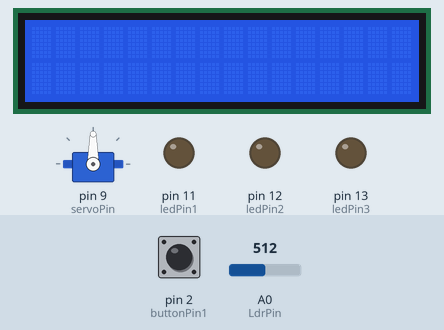
This sketch was run on a simulated Arduino Uno, built with avr-gcc and run on an emulated ATmega328P. Parts: 16×2 character LCD, servo, output pins drawn as LEDs (lit = HIGH). Inputs (shaded band) come from the test bench; at power-on: pin 2 (buttonPin1) LOW, A0 (LdrPin) = 512. What the sketch prints to the serial monitor is not drawn.

Above: at 1.2 s.
1.3 s: pin 2 (buttonPin1) pulled HIGH for 0.15 s
At 1.42 s:
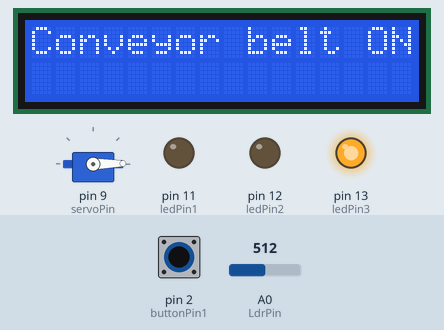
At 2.69 s:
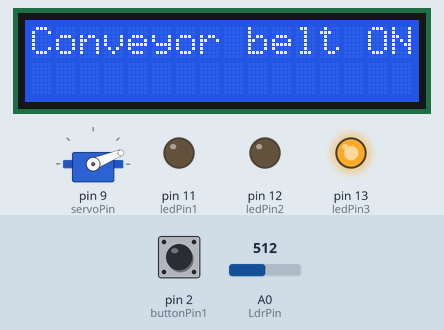
3.1 s: A0 (LdrPin) set to 0
At 3.69 s:
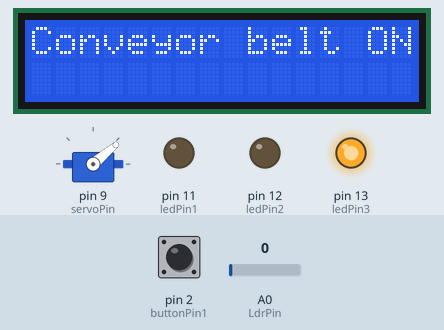
5.3 s: A0 (LdrPin) set to 122
7.5 s: pin 2 (buttonPin1) pulled HIGH for 1 s
Timing chart, 0 to 16.9 s (numbered marks = the images above; inputs shaded):
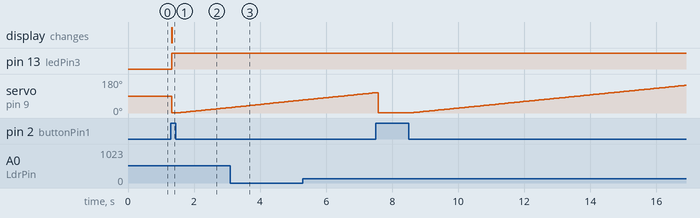

The sketch:

convetorBelt_group5.ino
```cpp
#include "LiquidCrystal_I2C.h"
#include <Servo.h>

#define LdrPin A0  // the cell and 10K pulldown are connected to a0
#define servoPin 9
#define LOW_BOUNDARY 110
#define HIGH_BOUNDARY 150

Servo servo;
LiquidCrystal_I2C lcd_1(0x27, 16, 2);

// PHOTO RESISTORS ITMES
int LdrValue = 0;  // the analog reading from the sensor divider
int LedBrightness=0;
// BUTTONS
int buttonPin1 = 2;
int buttonStatus1 = 0;
// LEDS
int ledPin1 = 11;
int ledPin2 = 12;
int ledPin3 = 13;
// CONVEYOR'S CAPABILITIES
bool isStart = 0;
int angle = 0;
bool shouldCont = true;
int checkWarning = 0;
int counter = 0;
bool wasUnder = false;
bool Direction = true;

void setup(void) {
  /// innit lcd display
  lcd_1.init();
  lcd_1.backlight();
  // buttons
  pinMode(buttonPin1, INPUT);
  // photoresistor
  pinMode(LdrPin, INPUT);
  // led (red, green, yellow)
  pinMode(ledPin1, OUTPUT);
  pinMode(ledPin2, OUTPUT);
  pinMode(ledPin3, OUTPUT);
  Serial.begin(9600);
  servo.attach(servoPin);
}
void loop(void) {

  buttonStatus1 = digitalRead(buttonPin1);

  if (buttonStatus1 == 1) {  // start the conveyor
    lcdDisplay("Conveyor belt ON");
    analogWrite(ledPin3, 225);
    newFactory(); // start a new conveyor process
  }
  if (shouldCont && isStart) {
    LdrValue = analogRead(A0);
    // prints for calibration
    Serial.print("LDR is reading");
    Serial.println("this value->");
	  Serial.println(LdrValue);
    Serial.println("counter value is:");
    Serial.println(counter);


    // if light is absorbed by the resistor
    //the conveyor did full rotation
    if (LdrValue < LOW_BOUNDARY) {
      wasUnder = true;
    }
    else if(wasUnder && LdrValue > HIGH_BOUNDARY){
      counter += 1;  // count rotations
      wasUnder = false;
    }
    switch (counter) {
      case 4:                 // first warning
        if (!checkWarning) {  // remove duplication on desplay
          analogWrite(ledPin1, 225);
          checkWarning = 1;
          lcdDisplay("Items passed");
        }
        break;
      case 8:  //second warning and shutdown
        analogWrite(ledPin2, 225);
        analogWrite(ledPin1, 0);
        analogWrite(ledPin3, 0);
        servo.detach();
        shouldCont = false;
        isStart = 0;
        lcdDisplay("Replace pallet");
        break;
    }
    moveServo();
  }
}
// display on lcd different strings
void lcdDisplay(String s) {
  lcd_1.clear();
  lcd_1.print(s);
}
// rotate servo
void moveServo() {
  if (Direction){
   angle +=1;
  }else{
   angle -=1;
  }
  servo.write(angle);
  if(angle == 180)Direction = false;
  if(angle == 0)Direction = true;
}
// changed pallet for new factory
void newFactory() {
  // reset leds
  analogWrite(ledPin1, 0);
  analogWrite(ledPin2, 0);
  // start again if statement
  isStart = 1;
  shouldCont = true;

  checkWarning = 0;
  angle = 0;
  counter = 0;
  Direction = true;
  servo.attach(servoPin);
}
```

Measured:
- after the input at 1.3 s, pin 13 (ledPin3): LOW → HIGH at once; the display: changes at once (image 1)
